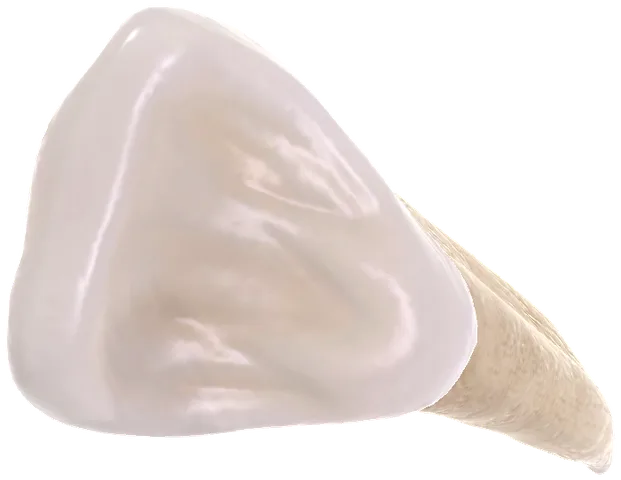
#> input picture CruDoc/assets/images/teeth/12_occlusal.webp, 621 x 480 px, given in place of 11_turn000.webp, which was not available
$ python make_tooth_textures.py
#> lines starting #> are read from the running program, lines starting #| are printed output that depends on the picture; after the words box and inside, x2 and y2 are one past the last pixel; in counts of white or black regions, pixels touching at a corner belong together; pictures that were not available may be replaced by others from this repository, and a replacement may not be noted
"""Surface textures for the painted 2.5D tooth chart.

The chart draws every tooth itself (shape, size and pose from ToothSpec);
these give each drawn tooth the look of the real one. From the BoneBox
captures (BoneBox(TM) Dental by iso-form, used with permission) in
assets/images/teeth/{fdi}_{view}.webp, for each adult tooth:

  {fdi}_tex_crown.webp     crown, cheek side, biting edge toward the bite
  {fdi}_tex_root.webp      root(s), cheek side, apex away from the bite
  {fdi}_tex_occlusal.webp  biting surface, squared up

Each is opaque and has no silhouette of its own: the real surface is
stretched to fill it (row by row for crown and root, centre outwards for
the biting surface), so the drawn outline is real surface up to its edge.
"""
import math, os
import numpy as np
from PIL import Image
from scipy import ndimage

ROOT = os.path.join(os.path.dirname(__file__), '..', '..')
DIR = os.path.join(ROOT, 'assets', 'images', 'teeth')

# The capture facing the cheek side, where turn000 caught the tooth at an
# angle (canines and upper right lateral sit on the curve of the arch).
VIEW = {'12': 'turn045', '13': 'turn045', '43': 'turn045',
        '23': 'turn315', '33': 'turn315'}


def load(name):
#> called with name = '11_turn000'
    return Image.open(os.path.join(DIR, name + '.webp')).convert('RGBA')
#> returned value is the input picture: PIL image 621x480 RGBA; mean R, G, B, A 131.3, 122.5, 118.5, 143.3


def save(im, name, max_h):
    if im.height > max_h:
        im = im.resize((round(im.width * max_h / im.height), max_h), Image.LANCZOS)
    im.convert('RGB').save(os.path.join(DIR, name + '.webp'), 'WEBP', quality=84, method=4)


def principal_angle(alpha):
    ys, xs = np.nonzero(alpha > 0.5)
    w = alpha[ys, xs]
    cx, cy = np.average(xs, weights=w), np.average(ys, weights=w)
#> cx = 258; cy = 267.2
    cov = np.cov(np.vstack([xs - cx, ys - cy]), aweights=w)
#> cov = [[21810.3, 5620.1], [5620.1, 12139.7]]
    vals, vecs = np.linalg.eigh(cov)
#> vals = [9561.2, 24388.9]; vecs = [[0.417, -0.909], [-0.909, -0.417]]
    vx, vy = vecs[:, np.argmax(vals)]
#> vx = -0.909; vy = -0.417
    return math.degrees(math.atan2(vy, vx)), vals.max() / max(vals.min(), 1e-6)


def trim(im, pad=0):
    box = Image.fromarray((np.asarray(im)[..., 3] > 12).astype(np.uint8) * 255).getbbox()
    return im.crop((max(box[0] - pad, 0), max(box[1] - pad, 0),
                    min(box[2] + pad, im.width), min(box[3] + pad, im.height)))


def rotate(im, deg):
    return trim(im.rotate(deg, resample=Image.BICUBIC, expand=True))


def row_fill(im, keep, erode=3, soften=False):
    """Opaque texture with no silhouette: each row's tooth surface (its
    runs joined, the soft rim trimmed off) stretched edge to edge. Any
    drawn crown or root clipped from it shows real surface right up to
    its outline, side shading still at the sides. Only pixels [keep]
    accepts (enamel for the crown, root for the root) are used, so the
    curved neck doesn't leak one into the other."""
    a = np.asarray(im).astype(np.float64)
    solid = ndimage.binary_erosion(a[..., 3] > 200, np.ones((1, 2 * erode + 1)))
    solid &= keep(a)
    h, w = solid.shape
    out = np.zeros((h, w, 3))
    valid = np.zeros(h, bool)
    grid = np.linspace(0, 1, w)
    for y in range(h):
        xs = np.nonzero(solid[y])[0]
        if len(xs) < 4:
            continue
        src = np.linspace(0, 1, len(xs))
        for c in range(3):
            out[y, :, c] = np.interp(grid, src, a[y, xs, c])
        valid[y] = True
    rows = np.nonzero(valid)[0]
    for y in range(h):
        if not valid[y]:
            out[y] = out[rows[np.argmin(np.abs(rows - y))]]
    # A touch of vertical smoothing hides row-to-row jitter at the tips.
    out = ndimage.uniform_filter1d(out, size=3, axis=0)
    if soften:
        # Stretching magnifies ridges and highlights; keep the grain, halve
        # the larger marks.
        base = np.stack([ndimage.gaussian_filter(out[..., c], 6) for c in range(3)], -1)
        fine = np.stack([ndimage.gaussian_filter(out[..., c], 1.2) for c in range(3)], -1)
        out = base + 0.45 * (fine - base) + (out - fine)
        # Roots read as pale cream on a chart, not dark bone.
        out = out * 0.78 + np.array([240, 224, 190]) * 0.22
    return Image.fromarray(np.clip(out, 0, 255).astype(np.uint8), 'RGB')


def radial_fill(im, erode=2, p=3.0):
    """Opaque biting-surface texture: the crown's outline is mapped onto
    the texture's rounded-square edge (centre outwards), so the drawn
    outline shows the crown's rim at its rim and no gaps."""
    a = np.asarray(im).astype(np.float64)
    lum = a[..., :3].mean(axis=2)
    enamel = (a[..., 3] > 200) & (yellowness(a) < 30)
    enamel &= lum > np.median(lum[enamel]) * 0.6
    enamel = ndimage.binary_fill_holes(enamel)
    lab, k = ndimage.label(enamel)
    if k:
        sizes = ndimage.sum(np.ones(lab.shape), lab, range(1, k + 1))
        enamel = lab == np.argmax(sizes) + 1
    whole = a[..., 3] > 200
    # Only trust the cleaner mask if it kept most of the crown.
    base = enamel if enamel.sum() > 0.7 * whole.sum() else whole
    solid = ndimage.binary_erosion(base, iterations=erode)
    h, w = solid.shape
    cy, cx = ndimage.center_of_mass(solid)
    n = 720
    angles = np.linspace(-math.pi, math.pi, n, endpoint=False)
    radius = np.zeros(n)
    steps = np.arange(0, max(h, w), 0.5)
    for i, t in enumerate(angles):
        ys = np.clip((cy + np.sin(t) * steps).round().astype(int), 0, h - 1)
        xs = np.clip((cx + np.cos(t) * steps).round().astype(int), 0, w - 1)
        inside = solid[ys, xs]
        out_at = np.argmax(~inside) if (~inside).any() else len(steps) - 1
        radius[i] = steps[max(out_at - 1, 0)]
    radius = ndimage.uniform_filter1d(radius, size=9, mode='wrap')
    v, u = np.mgrid[0:h, 0:w].astype(np.float64)
    du, dv = (u - cx) / (w / 2), (v - cy) / (h / 2)
    rho = (np.abs(du) ** p + np.abs(dv) ** p) ** (1 / p)
    theta = np.arctan2(v - cy, u - cx)
    idx = ((theta + math.pi) / (2 * math.pi) * n).astype(int) % n
    r = np.minimum(rho, 1.0) * radius[idx] * 0.97
    sy, sx = cy + np.sin(theta) * r, cx + np.cos(theta) * r
    rgb = np.stack([ndimage.map_coordinates(a[..., c], [sy, sx], order=1) for c in range(3)], -1)
    return Image.fromarray(np.clip(rgb, 0, 255).astype(np.uint8), 'RGB')


def root_surface(a):
    """Root-coloured and lit: drops the shadow between a molar's roots
    (the drawn roots split in their own place)."""
    lum = a[..., :3].mean(axis=2)
    keep = (yellowness(a) > 30) & (a[..., 3] > 200)
    med = np.array([np.median(lum[y][keep[y]]) if keep[y].sum() > 3 else 0
                    for y in range(a.shape[0])])
    return keep & (lum > med[:, None] * 0.8)


def yellowness(a):
    return ndimage.uniform_filter(a[..., 0] - a[..., 2], size=7)


for q in (1, 2, 3, 4):
    for t in range(1, 9):
        n = f'{q}{t}'
        upper = q in (1, 2)
        im = load(f'{n}_{VIEW.get(n, "turn000")}')
        alpha = np.asarray(im)[..., 3] / 255.0
        ang, _ = principal_angle(alpha)
#> ang = -155.4
        # Long axis vertical.
        im = rotate(im, ang - 90 if ang > 0 else ang + 90)
#> in trim, `box = Image.fromarray((np.asarray(im)[..., 3] > 12).astype(np.uint8) *..`: box = (77, 95, 511, 751)
        a = np.asarray(im).astype(np.float64)
        solid = a[..., 3] > 128
#> solid: shape (656, 434) bool; 58.8% white; 8 black regions (4 under 20 px), largest, box (x1, y1, x2, y2) and area: (0, 132, 193, 656) 56130, (194, 115, 434, 656) 48708, (0, 0, 264, 127) 8820, (267, 0, 434, 112) 3520
        root = solid & (yellowness(a) > 31)
#> root: shape (656, 434) bool; 11.7% white; 7 white regions, largest, box (x1, y1, x2, y2) and area: (168, 405, 331, 642) 17597, (119, 160, 248, 358) 12158, (281, 128, 352, 217) 3078
        rows = solid.sum(axis=1)
#> rows = 656 values, max 433 at index 127, min 1 at index 655, mean 255.4
        frac = np.where(rows > 0, root.sum(axis=1) / np.maximum(rows, 1), 0)
#> frac = 656 values, max 0.971 at index 511, min 0 at index 0, mean 0.298
        # Crown at the bottom for upper teeth, top for lower; if not, turn.
        h = a.shape[0]
#> h = 656
        top_root = frac[: h // 3].mean() > frac[2 * h // 3:].mean()
#> top_root = False
        if top_root != upper:
            im = im.rotate(180)
            a = np.asarray(im).astype(np.float64)
            solid = a[..., 3] > 128
#> solid: shape (656, 434) bool; 58.8% white; 8 black regions (4 under 20 px), largest, box (x1, y1, x2, y2) and area: (241, 0, 434, 524) 56130, (0, 0, 240, 541) 48708, (170, 529, 434, 656) 8820, (0, 544, 167, 656) 3520
            root = solid & (yellowness(a) > 31)
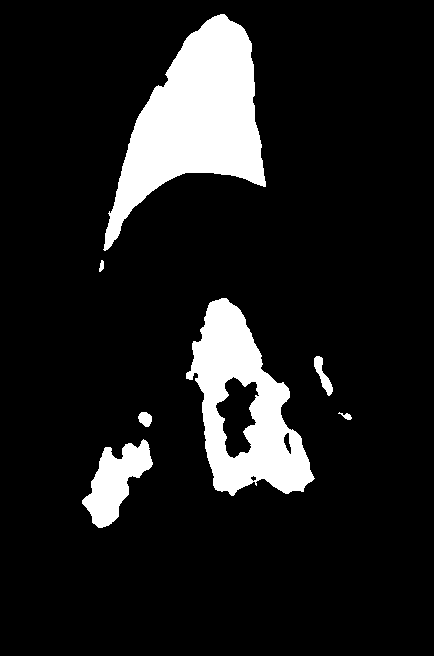
#> root: shape (656, 434) bool; 11.7% white; 7 white regions, largest, box (x1, y1, x2, y2) and area: (103, 14, 266, 251) 17597, (186, 298, 315, 496) 12155, (82, 439, 153, 528) 3080
            rows = solid.sum(axis=1)
#> rows = 656 values, max 433 at index 524, min 1 at index 0, mean 255.4
            frac = np.where(rows > 0, root.sum(axis=1) / np.maximum(rows, 1), 0)
#> frac = 656 values, max 0.971 at index 144, min 0 at index 0, mean 0.298
        # The neck: walking from the crown end, the first row that is
        # mostly root.
        order = range(h - 1, -1, -1) if upper else range(h)
        cej = next(y for y in order if rows[y] > 3 and frac[y] > 0.5)
#> cej = 178
        if upper:
            crown, rootim = im.crop((0, cej, im.width, h)), im.crop((0, 0, im.width, cej))
        else:
            crown, rootim = im.crop((0, 0, im.width, cej)), im.crop((0, cej, im.width, h))
        save(row_fill(trim(crown), lambda a: yellowness(a) < 28), f'{n}_tex_crown', 200)
#> in row_fill, `solid = ndimage.binary_erosion(a[..., 3] > 200, np.ones((1, 2 * erode ..`: solid: shape (478, 434) bool; 70.3% white; 1 black region, box (x1, y1, x2, y2) and area: (0, 0, 434, 478) 61629
#> in row_fill, `solid &= keep(a)`: solid: shape (478, 434) bool; 57.3% white; 6 black regions (1 under 20 px), largest, box (x1, y1, x2, y2) and area: (0, 0, 434, 478) 63562, (180, 116, 320, 334) 17995, (74, 224, 157, 356) 5770, (308, 161, 355, 247) 1262, (138, 218, 144, 225) 34
#> in row_fill, `rows = np.nonzero(valid)[0]`: rows = 477 values from 0 to 476
#> after the loop in row_fill, `for y in range(h):`:
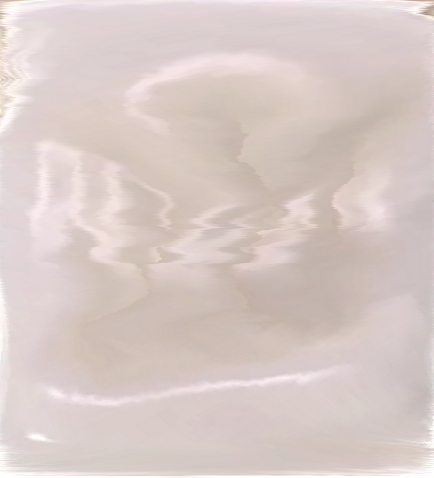
#> out: shape (478, 434, 3) float64; mean R, G, B 217.4, 203, 199.3
        save(row_fill(trim(rootim), root_surface, soften=True), f'{n}_tex_root', 260)
#> call 2 of row_fill, with erode = 3, soften = True
#> in row_fill (call 2), `solid = ndimage.binary_erosion(a[..., 3] > 200, np.ones((1, 2 * erode ..`: solid: shape (178, 153) bool; 63% white; 1 black region, box (x1, y1, x2, y2) and area: (0, 0, 153, 178) 10074
#> in root_surface, `keep = (yellowness(a) > 30) & (a[..., 3] > 200)`: keep: shape (178, 153) bool; 58.9% white; 2 black regions, box (x1, y1, x2, y2) and area: (0, 0, 153, 178) 10975, (63, 173, 119, 178) 225
#> in root_surface, `med = np.array([np.median(lum[y][keep[y]]) if keep[y].sum() > 3 else 0..`: med = 178 values, max 227.8 at index 21, min 0 at index 0, mean 179.1
#> in root_surface, `return keep & (lum > med[:, None] * 0.8)`: returned value: shape (178, 153) bool; 58.9% white; 3 black regions (1 under 20 px), largest, box (x1, y1, x2, y2) and area: (0, 0, 153, 178) 10975, (63, 173, 119, 178) 226
#> in row_fill (call 2), `solid &= keep(a)`:
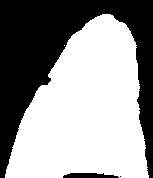
#> solid: shape (178, 153) bool; 58.5% white; 3 black regions (1 under 20 px), largest, box (x1, y1, x2, y2) and area: (0, 0, 153, 178) 11062, (63, 173, 119, 178) 226
#> the loop in row_fill (call 2), `for y in range(h):` made 178 passes
#> (xs, src) on pass 15: ([102, 103, 104, 105, 106, 107, 108, 109, 110], [0, 0.125, 0.25, 0.375, 0.5, 0.625, 0.75, 0.875, 1])
#> in row_fill (call 2), `rows = np.nonzero(valid)[0]`: rows = 164 values from 14 to 177
#> after the loop in row_fill (call 2), `for y in range(h):`:
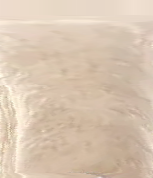
#> out: shape (178, 153, 3) float64; mean R, G, B 218, 198.2, 178

        # Biting surface: drop root showing past the crown, square it up
        # (the long axis lies across for incisors and lower molars, along
        # the cheek-tongue line for the rest), turning as little as can.
        o = load(f'{n}_occlusal')
#> call 2 of load, with name = '11_occlusal'
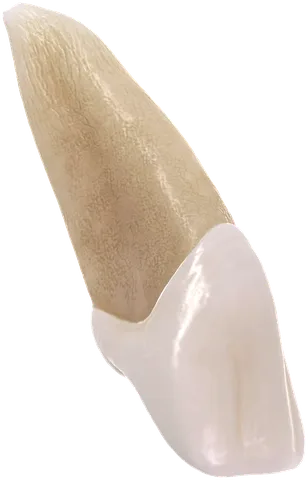
#> input picture CruDoc/assets/images/teeth/12_turn090.webp, 308 x 480 px, given in place of 11_occlusal.webp, which was not available
#> in load, returned value is the input picture: PIL image 308x480 RGBA; mean R, G, B, A 110.5, 100.9, 91.5, 121.3
        oa = np.asarray(o).astype(np.float64)
        osolid = oa[..., 3] > 40
#> osolid: shape (480, 308) bool; 47.8% white; 1 white region, box (x1, y1, x2, y2) and area: (2, 2, 306, 478) 70707
        orootish = osolid & (yellowness(oa) > 31)
#> orootish: shape (480, 308) bool; 25.9% white; 2 white regions, box (x1, y1, x2, y2) and area: (13, 16, 235, 327) 36768, (228, 341, 253, 438) 1518
        lab, cnt = ndimage.label(orootish)
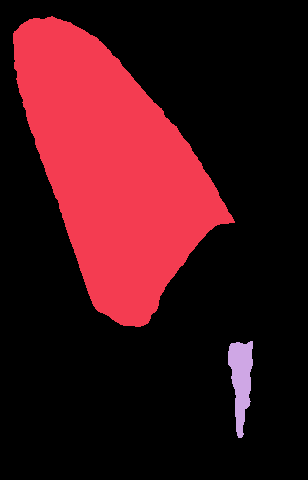
#> lab: shape (480, 308) int32; 3 distinct labels, from 0 to 2; one colour per label, 0 black
#> cnt = 2
        if cnt:
            edge = ndimage.binary_dilation(~osolid, iterations=2)
#> edge: shape (480, 308) bool; 53.7% white; 1 black region, box (x1, y1, x2, y2) and area: (4, 4, 304, 476) 68521
            touch = np.unique(lab[edge & orootish])
#> touch = [1]
            drop = np.isin(lab, touch[touch > 0])
#> drop: shape (480, 308) bool; 24.9% white; 1 white region, box (x1, y1, x2, y2) and area: (13, 16, 235, 327) 36768
            oa[..., 3][ndimage.binary_dilation(drop, iterations=1) & osolid] = 0
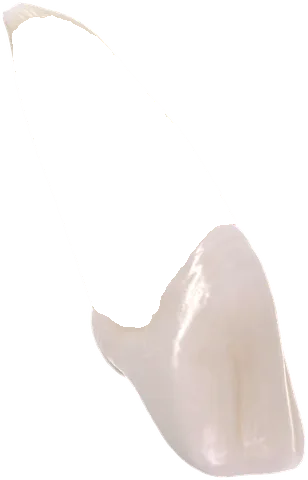
#> oa: shape (480, 308, 4) float64; mean R, G, B, A 110.5, 100.9, 91.5, 57.3; transparent parts drawn white
            keep, k = ndimage.label(oa[..., 3] > 40)
#> k = 26
            if k > 1:
                sizes = ndimage.sum(np.ones(keep.shape), keep, range(1, k + 1))
#> sizes = 26 values, max 32291 at index 25, min 1 at index 1, mean 1287.2
                oa[..., 3][(keep != np.argmax(sizes) + 1) & (keep > 0)] = 0
        o = trim(Image.fromarray(oa.astype(np.uint8), 'RGBA'))
        oang, elong = principal_angle(np.asarray(o)[..., 3] / 255.0)
#> oang = 74.62; elong = 1.9
        across = t <= 2 if upper else t >= 6
        target = 0 if across else 90
        if elong > 1.15:
            turn = (oang - target + 90) % 180 - 90
#> turn = 74.62
            o = rotate(o, turn)
        save(radial_fill(o), f'{n}_tex_occlusal', 200)
#> in radial_fill, `lab, k = ndimage.label(enamel)`: k = 1
#> in radial_fill, `sizes = ndimage.sum(np.ones(lab.shape), lab, range(1, k + 1))`: sizes = [31849]
#> in radial_fill, `cy, cx = ndimage.center_of_mass(solid)`: cy = 75.17; cx = 400.3
#> the loop in radial_fill, `for i, t in enumerate(angles):` made 720 passes
#> out_at on passes 1 to 3: 208, 210, 212
#> after the loop in radial_fill, `for i, t in enumerate(angles):`: radius = 720 values, max 139 at index 45, min 67.5 at index 177, mean 96
#> in radial_fill, `radius = ndimage.uniform_filter1d(radius, size=9, mode='wrap')`: radius = 720 values, max 137.9 at index 43, min 67.5 at index 181, mean 96
#> (the run stopped early here; a loop or call above may not have finished)
